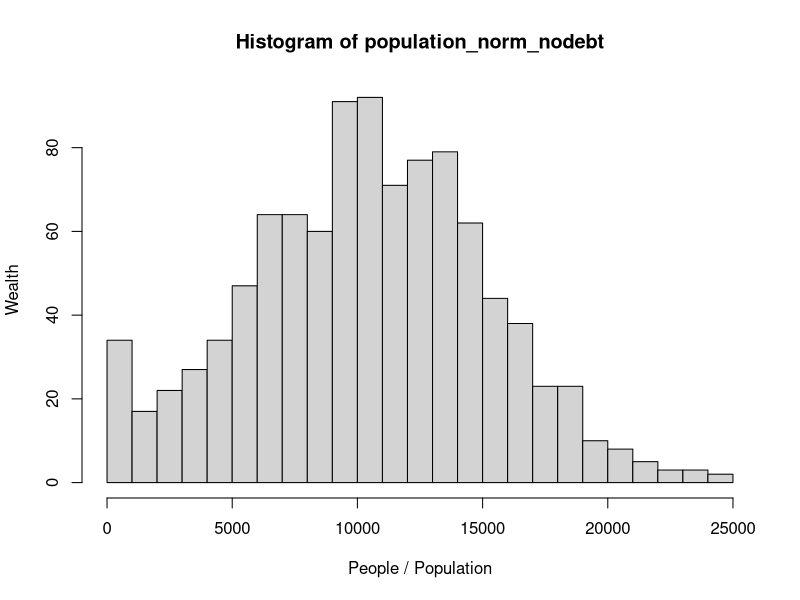
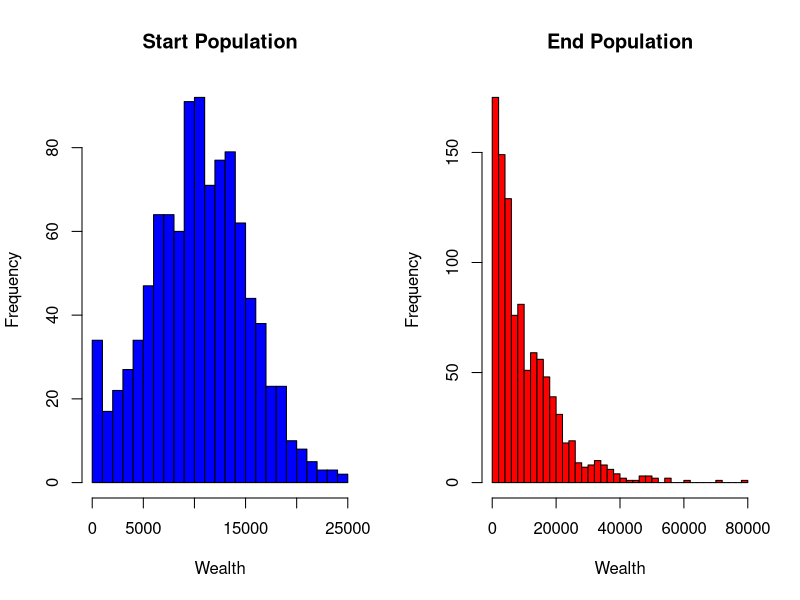
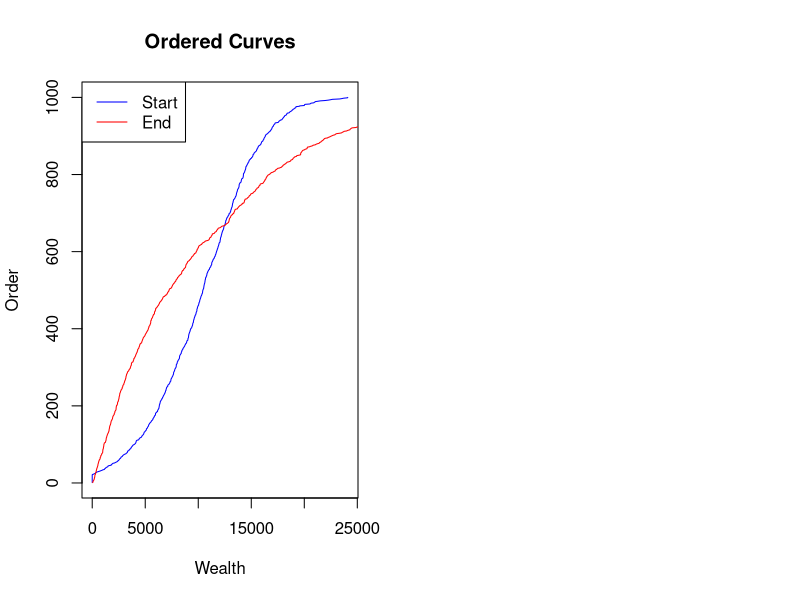

Reproduce these figures in R, in order.
## ---- chunk 1
# Set parameters for the normal distribution
mean_wealth <- 10000  # Mean of 10,000 francs
sd_wealth <- 5000     # Standard deviation of 5,000 francs
n_people <- 1000      # Sample size of 1000 people

#generating a random sample
population_norm_nodebt <- rnorm(n_people, mean = mean_wealth, sd = sd_wealth)
# Replace negative values with zero, there are negative values cuz mean/sd=2
population_norm_nodebt<- ifelse(population_norm_nodebt < 0, 0, population_norm_nodebt)

#draw histogram
hist(population_norm_nodebt, xlab = "People / Population", ylab = "Wealth", breaks = 25)

## ---- chunk 2
gini <- function(y) {
  # Sort the population
  y <- sort(y)
  
  # Get the number of people in the population
  n <- length(y)
  
  # Compute the numerator
  numer <- 2 * sum((1:n) * y)
  
  # Compute the denominator
  denom <- n * sum(y)
  
  # Return the Gini coefficient
  return((numer / denom) - (n + 1) / n)
}
gini(population_norm_nodebt)
## ---- chunk 3
random_split <- function(wealth_a, wealth_b) {
   
   # Total wealth in the pot
   pot <- wealth_a + wealth_b
   
   share_a <- runif(1, 0, pot)
   share_b <- pot - share_a
   
   return(c(share_a, share_b))
}
## ---- chunk 4
random_meeting <- function(n_people) {
   
   #the function outputs two randomly sampled people from 1:N
   return(sample(1:n_people, 2))
   
}
## ---- chunk 5
# Define the step function
step <- function(population, transaction, interaction) {
  # Select two actors using the interaction function
  actors <- interaction(length(population))
  
  # Perform the transaction and update their wealth
  wealths <- transaction(population[actors[1]], population[actors[2]])
  
  # Update the population with the new wealth values
  population[actors[1]] <- wealths[1]  # Update wealth for Actor 1
  population[actors[2]] <- wealths[2]  # Update wealth for Actor 2
  
  return(population)  # Return the updated population
}

# Define the simulate function
simulate <- function(initial_population, T, step, transaction, interaction) {
  history <- list()  # Initialize a list to store the history of populations
  population <- initial_population  # Start with the initial population
  
  # Store the initial population in the history
  history[[1]] <- population
  
  for (t in 1:T) {
    # Update population
    population <- step(population, transaction, interaction)  
   # Store a COPY of the updated population in the history
    history[[t + 1]] <- population  # Not just a reference

  }
  
  return(history)  # Return the complete history of the simulation
}

## ---- chunk 6
for (T in c(100, 500, 1000, 5000)) {
  history <- simulate(initial_population = population_norm_nodebt, T = T, step = step, transaction = random_split, interaction = random_meeting)
  latest_population <- history[[length(history)]]
  gini_index_latest <- gini(latest_population)
  cat("Gini index after", T, "iterations:", gini_index_latest, "\n")
}

## ---- chunk 7
# Load necessary libraries
library(ggplot2)

# Define a function to calculate the percentiles
percent <- function(pct, items) {
  # The item that is pct percent through the sorted list of items
  return(items[min(length(items), length(items) * pct / 100)])
}

# Function to display statistics and plots after running the simulation
show <- function(population, k = 40, percentiles = c(1, 10, 50, 90, 99), ...) {
  N <- length(population)
  start <- population
  
  # Store results from simulation
  results <- lapply(seq(0, k * N, by = N / 10), function(t) {
    pop <- sort(simulate(population, T = t, ...)[[t + 1]])  # simulate returns a list
    return(list(t = t, pop = pop))
  })
  
  # Printout:
  cat(sprintf("%7s %4s %5s", "t", "Gini", "stdev"), paste(sprintf("%3d%%", percentiles), collapse = " "), "\n")
  cat(paste(rep("-", 20 + 4 * length(percentiles)), collapse = ""), "\n")
  
  for (res in results) {
    pop <- res$pop
    t <- res$t
    data <- sapply(percentiles, function(pct) quantile(pop, pct / 100))  # Percentiles
    cat(sprintf("%7d %4.2f %5.1f", t, gini(pop), sd(pop)), paste(sprintf("%4.0f", data), collapse = " "), "\n")
  }
  
  # Plotting the results
  times <- sapply(results, `[[`, "t")
  wealth_data <- sapply(results, function(x) sort(x$pop))
  
  # Percentile plots
  ggplot(data.frame(wealth = unlist(wealth_data), time = rep(times, each = N))) +
    geom_line(aes(x = wealth, y = time)) +
    labs(title = paste(percentiles, collapse = '/'), x = "Wealth", y = "Time") +
    theme_minimal() +
    theme(legend.position = "bottom")
  
  # Histograms
  par(mfrow = c(1, 2))
  hist(start, main = "Start Population", xlab = "Wealth", col = "blue", breaks = 30)
  hist(pop, main = "End Population", xlab = "Wealth", col = "red", breaks = 30)
  
  # Ordered Curves
  order <- 1:length(pop)
  plot(sort(start), order, type = 'l', col = "blue", xlab = "Wealth", ylab = "Order", main = "Ordered Curves")
  lines(sort(pop), order, col = "red")
  legend("topleft", legend = c("Start", "End"), col = c("blue", "red"), lty = 1)
}

show(population_norm_nodebt, k = 5, step = step, transaction = random_split, interaction = random_meeting)



